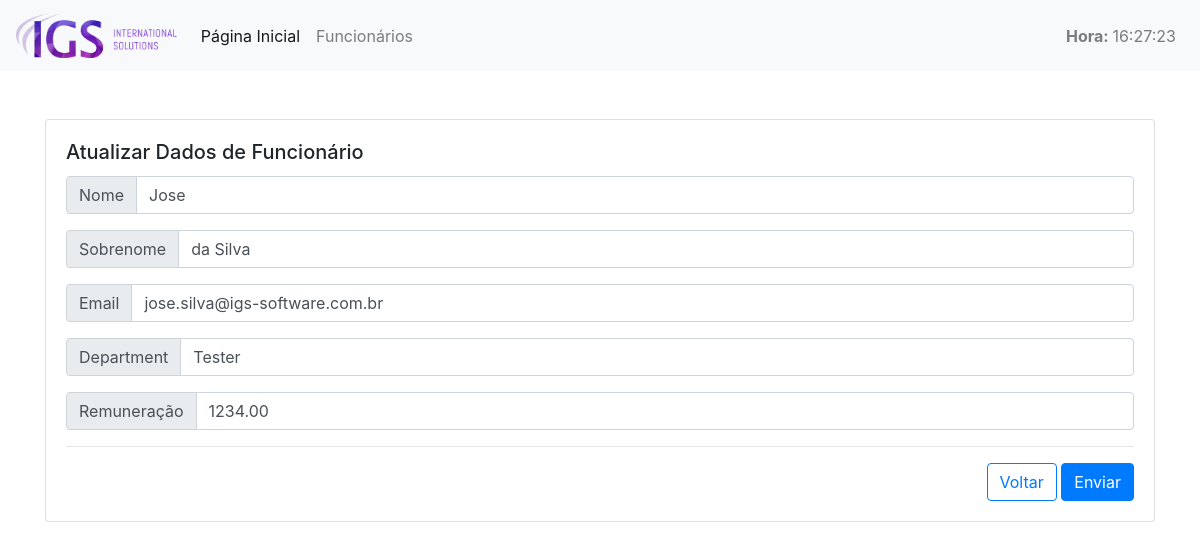
The page /funcionario/2 on the database its author committed.
### principal/models.py (models this page shows)
class Funcionario(models.Model):
    nome = models.CharField(
        max_length=255,
        null=False,
        blank=False
    )
    sobrenome = models.CharField(
        max_length=255,
        null=False,
        blank=False
    )
    email = models.CharField(
        max_length=100,
        null=False,
        blank=False
    )
    department = models.CharField(
        max_length=1000,
        null=False,
        blank=False
    )
    remuneracao = models.DecimalField(
        max_digits=8,
        decimal_places=2,
        null=False,
        blank=False
    )
    objetos = models.Manager()

### website/views.py (the view)
# urls.py: path('funcionario/<pk>', FuncionarioUpdateView.as_view(), name="atualiza_funcionario"),
class FuncionarioUpdateView(UpdateView):
    template_name = "website/atualiza.html"
    model = Funcionario
    fields = '__all__'
    context_object_name = 'funcionario'
    success_url = reverse_lazy("website:lista_funcionarios")

### website/templatetags/tempo_atual.py (called while the page is built)
@register.simple_tag
def tempo_atual():
    return datetime.datetime.now().strftime('%H:%M:%S')

### website/templates/website/atualiza.html (shortened to what this page needs)
{% extends "website/_layouts/base.html" %}
{% load widget_tweaks %}
{% block conteudo %}
<div class="container mt-5">
  <div class="row">
    <div class="col-lg-12 col-md-12 col-sm-12 col-xs-12">
      <div class="card">
        <div class="card-body">
          <h5 class="card-title">Atualizar Dados de Funcionário</h5>
          <form method="post">
            <div class="input-group mb-3">
              <div class="input-group-prepend">
                <span class="input-group-text">Nome</span>
              </div>
              {% render_field form.nome class+="form-control" %}
            </div>
            <div class="input-group mb-3">
              <div class="input-group-prepend">
                <span class="input-group-text">Sobrenome</span>
              </div>
              {% render_field form.sobrenome class+="form-control" %}
            </div>
            <div class="input-group mb-3">
              <div class="input-group-prepend">
                <span class="input-group-text">Email</span>
              </div>
              {% render_field form.email class+="form-control" %}
            </div>
            <div class="input-group mb-3">
              <div class="input-group-prepend">
                <span class="input-group-text">Department</span>
              </div>
              {% render_field form.department class+="form-control" %}
            </div>
            <div class="input-group mb-3">
              <div class="input-group-prepend">
                <span class="input-group-text">Remuneração</span>
              </div>
              {% render_field form.remuneracao class+="form-control" %}
            </div>
            <hr />
            <div class="text-right">
              <a href="{% url 'website:lista_funcionarios' %}" class="btn btn-outline-primary">Voltar</a>
              <button class="btn btn-primary">Enviar</button>
            </div>
          </form>
        </div>
      </div>
    </div>
  </div>
</div>
{% endblock %}

### rows shown on the page
Funcionario: nome "Jose", sobrenome "da Silva", email "jose.silva@igs-software.com.br", department "Tester", remuneracao "1234.00"
